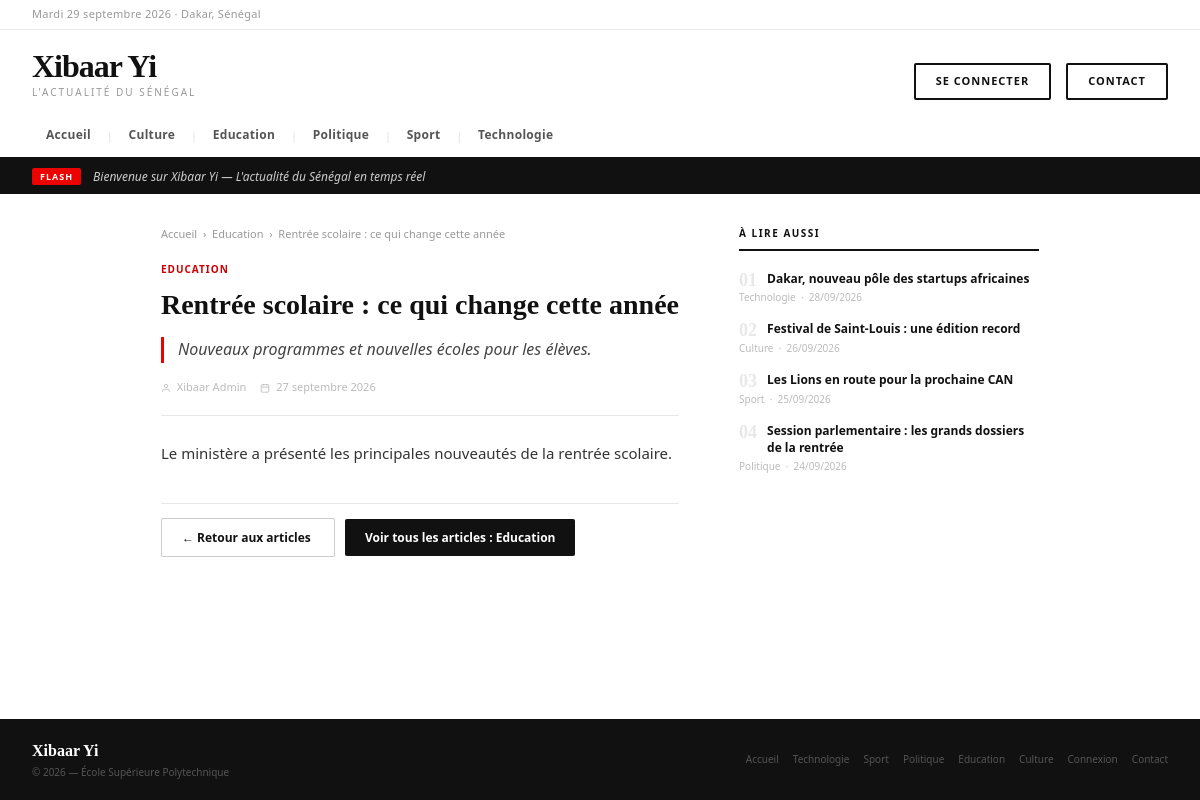
The app's page /article.php?id=4 with its own data.
### tables this page shows
CREATE TABLE IF NOT EXISTS categories (
    id  INT AUTO_INCREMENT PRIMARY KEY,
    nom VARCHAR(100) NOT NULL UNIQUE
);

CREATE TABLE IF NOT EXISTS articles (
    id                 INT AUTO_INCREMENT PRIMARY KEY,
    titre              VARCHAR(255) NOT NULL,
    description_courte TEXT NOT NULL,
    contenu            LONGTEXT NOT NULL,
    image              VARCHAR(255) DEFAULT '',
    date_publication   DATETIME NOT NULL DEFAULT CURRENT_TIMESTAMP,
    id_categorie       INT NOT NULL,
    id_auteur          INT NOT NULL,
    FOREIGN KEY (id_categorie) REFERENCES categories(id) ON DELETE CASCADE,
    FOREIGN KEY (id_auteur)    REFERENCES utilisateurs(id) ON DELETE CASCADE
);

### includes/config.php (called while the page is built, shortened)
<?php
function url($chemin = '')
{
    return BASE_URL . '/' . ltrim($chemin, '/');
}

### public/article.php (the view, shortened to what this page needs)
<?php
require_once __DIR__ . '/../includes/auth.php';
$id_article = isset($_GET['id']) ? intval($_GET['id']) : 0;
$sql = "SELECT articles.id,
               articles.titre,
               articles.contenu,
               articles.description_courte,
               articles.date_publication,
               categories.nom AS categorie_nom,
               CONCAT(u.prenom, ' ', u.nom) AS auteur_nom
        FROM articles
        JOIN categories ON articles.id_categorie = categories.id
        JOIN utilisateurs u ON articles.id_auteur = u.id
        WHERE articles.id = :id_article
        LIMIT 1";
$stmt = $pdo->prepare($sql);
$stmt->bindValue(':id_article', $id_article, PDO::PARAM_INT);
$stmt->execute();
$article = $stmt->fetch(PDO::FETCH_ASSOC);
$sql_recents = "SELECT articles.id,
                       articles.titre,
                       articles.date_publication,
                       categories.nom AS categorie_nom
                FROM articles
                JOIN categories ON articles.id_categorie = categories.id
                WHERE articles.id != :id_actuel
                ORDER BY articles.date_publication DESC
                LIMIT 4";
$stmt_recents = $pdo->prepare($sql_recents);
$stmt_recents->bindValue(':id_actuel', $id_article, PDO::PARAM_INT);
$stmt_recents->execute();
$articles_recents = $stmt_recents->fetchAll(PDO::FETCH_ASSOC);
?>
<?php
include __DIR__ . '/../includes/entete.php';
?>
<div style="max-width: 1400px; margin: 0 auto; padding: 32px;
            display: grid; grid-template-columns: 1fr 300px; gap: 60px;">
    <div>
        <div style="font-size: 11px; color: #999; margin-bottom: 20px;">
            <a href="<?= url('index.php') ?>" style="color: #999; text-decoration: none;">
                Accueil
            </a>
            &nbsp;›&nbsp;
            <a href="<?= url('index.php') ?>?categorie=<?php echo urlencode($article['categorie_nom']); ?>"
               style="color: #999; text-decoration: none;">
                <?php echo htmlspecialchars($article['categorie_nom'], ENT_QUOTES, 'UTF-8'); ?>
            </a>
            &nbsp;›&nbsp;
            <span>
                <?php
                $titre_court = htmlspecialchars($article['titre'], ENT_QUOTES, 'UTF-8');
                echo (strlen($titre_court) > 50) ? substr($titre_court, 0, 50) . '...' : $titre_court;
                ?>
            </span>
        </div>
        <div class="hero-kicker">
            <?php echo htmlspecialchars($article['categorie_nom'], ENT_QUOTES, 'UTF-8'); ?>
        </div>
        <h1 style="font-family: Georgia, serif; font-size: 28px; font-weight: 700;
                   color: #111; line-height: 1.3; margin: 10px 0 14px;">
            <?php echo htmlspecialchars($article['titre'], ENT_QUOTES, 'UTF-8'); ?>
        </h1>
        <p style="font-size: 16px; color: #444; font-style: italic;
                  line-height: 1.6; margin-bottom: 16px; border-left: 3px solid #e00;
                  padding-left: 14px;">
            <?php echo htmlspecialchars($article['description_courte'], ENT_QUOTES, 'UTF-8'); ?>
        </p>
        <div class="hero-meta" style="margin-bottom: 24px; padding-bottom: 20px;
                                      border-bottom: 1px solid #e8e8e8;">
            <span>
                <svg width="12" height="12" viewBox="0 0 24 24" fill="none"
                     stroke="currentColor" stroke-width="2">
                    <path d="M20 21v-2a4 4 0 00-4-4H8a4 4 0 00-4 4v2"/>
                    <circle cx="12" cy="7" r="4"/>
                </svg>
                <?php echo htmlspecialchars($article['auteur_nom'], ENT_QUOTES, 'UTF-8'); ?>
            </span>
            <span>
                <svg width="12" height="12" viewBox="0 0 24 24" fill="none"
                     stroke="currentColor" stroke-width="2">
                    <rect x="3" y="4" width="18" height="18" rx="2"/>
                    <path d="M16 2v4M8 2v4M3 10h18"/>
                </svg>
                <?php
                $mois_fr = [
                    1 => 'janvier', 2 => 'février',   3 => 'mars',
                    4 => 'avril',   5 => 'mai',        6 => 'juin',
                    7 => 'juillet', 8 => 'août',       9 => 'septembre',
                    10 => 'octobre', 11 => 'novembre', 12 => 'décembre'
                ];
                $timestamp = strtotime($article['date_publication']);
                $jour  = date('j', $timestamp);
                $mois  = intval(date('n', $timestamp));
                $annee = date('Y', $timestamp);
                echo $jour . ' ' . $mois_fr[$mois] . ' ' . $annee;
                ?>
            </span>
        </div>
        <div style="font-size: 15px; color: #333; line-height: 1.8;">
            <?php
            echo nl2br(htmlspecialchars($article['contenu'], ENT_QUOTES, 'UTF-8'));
            ?>
        </div>
        <div style="margin-top: 36px; padding-top: 20px; border-top: 1px solid #e8e8e8;">
            <a href="<?= url('index.php') ?>"
               style="background: #fff; color: #111; font-size: 12px; font-weight: 600;
                      padding: 10px 20px; border: 1px solid #ccc; border-radius: 2px;
                      text-decoration: none;">
                ← Retour aux articles
            </a>
            <a href="<?= url('index.php') ?>?categorie=<?php echo urlencode($article['categorie_nom']); ?>"
               style="margin-left: 10px; background: #111; color: #fff; font-size: 12px;
                      font-weight: 600; padding: 10px 20px; border-radius: 2px;
                      text-decoration: none;">
                Voir tous les articles :
                <?php echo htmlspecialchars($article['categorie_nom'], ENT_QUOTES, 'UTF-8'); ?>
            </a>
        </div>
    </div>
    <div>
        <div class="sidebar-section">
            <div class="sb-title">À lire aussi</div>
            <?php
            if (count($articles_recents) > 0) :
                $compteur = 1;
                foreach ($articles_recents as $recent) :
            ?>
                <a href="<?= url('article.php') ?>?id=<?php echo intval($recent['id']); ?>"
                   style="text-decoration: none; color: inherit;">
                    <div class="sb-item">
                        <div class="sb-num"><?php echo sprintf('%02d', $compteur); ?></div>
                        <div class="sb-item-title">
                            <?php echo htmlspecialchars($recent['titre'], ENT_QUOTES, 'UTF-8'); ?>
                        </div>
                        <div class="sb-item-cat">
                            <?php echo htmlspecialchars($recent['categorie_nom'], ENT_QUOTES, 'UTF-8'); ?>
                            &nbsp;·&nbsp;
                            <?php echo date('d/m/Y', strtotime($recent['date_publication'])); ?>
                        </div>
                    </div>
                </a>
                <?php
                $compteur++;
                endforeach;
            else :
            ?>
                <p style="font-size: 12px; color: #999;">Aucun autre article disponible.</p>
            <?php endif; ?>
        </div>
    </div>
</div>
<?php
include __DIR__ . '/../includes/pied.php';
?>

### includes/entete.php (shortened to what this page needs)
<?php
require_once __DIR__ . '/config.php';
?>
<!DOCTYPE html>
<html lang="fr">
<head>
    <link rel="stylesheet" href="<?= url('assets/css/style.css') ?>">
</head>
<body>
<div class="site">
    <div class="topbar">
        <div class="topbar-date">
            <?php
            $jours_fr = ['Monday'=>'Lundi','Tuesday'=>'Mardi','Wednesday'=>'Mercredi','Thursday'=>'Jeudi','Friday'=>'Vendredi','Saturday'=>'Samedi','Sunday'=>'Dimanche'];
            $mois_fr = ['January'=>'janvier','February'=>'février','March'=>'mars','April'=>'avril','May'=>'mai','June'=>'juin','July'=>'juillet','August'=>'août','September'=>'septembre','October'=>'octobre','November'=>'novembre','December'=>'décembre'];
            $nom_jour = $jours_fr[date('l')] ?? date('l');
            $nom_mois = $mois_fr[date('F')]  ?? date('F');
            echo $nom_jour . ' ' . date('j') . ' ' . $nom_mois . ' ' . date('Y') . ' · Dakar, Sénégal';
            ?>
        </div>
    </div>
    <div class="header">
        <div class="header-main">
            <a href="<?= url('index.php') ?>" style="text-decoration:none;">
                <div class="logo-wordmark">Xibaar Yi</div>
                <div class="logo-tagline">L'actualité du Sénégal</div>
            </a>
            <div class="header-actions">
                <?php if (isset($_SESSION['user_role'])) : ?>
                    <span style="font-size:11px; color:#555;">
                        <?php echo htmlspecialchars($_SESSION['user_login'], ENT_QUOTES, 'UTF-8'); ?>
                    </span>
                    <a href="<?= url('deconnexion.php') ?>" class="btn-cnx">Se déconnecter</a>
                <?php else : ?>
                    <a href="<?= url('connexion.php') ?>" class="btn-cnx">Se connecter</a>
                <?php endif; ?>
                <div class="header-actions">
                    <a href="<?= url('contact.php') ?>" class="btn-cnx">Contact</a>
                </div>
            </div>
        </div>
        <nav class="nav-cats">
            <?php $active_all = (basename($_SERVER['SCRIPT_NAME'] ?? '') === 'index.php' && empty($_GET['categorie'])) ? 'active' : ''; ?>
            <a href="<?= url('index.php') ?>" class="<?php echo $active_all; ?>">Accueil</a>
            <?php
            if (isset($pdo)) {
                $stmt_nav = $pdo->query("SELECT id, nom FROM categories ORDER BY nom ASC");
                while ($cat = $stmt_nav->fetch(PDO::FETCH_ASSOC)) {
                    $nom = $cat['nom'];
                    $is_active = (isset($_GET['categorie']) && $_GET['categorie'] === $nom) ? 'active' : '';
                    echo '<span class="sep">|</span>';
                    echo '<a href="' . url('index.php') . '?categorie=' . urlencode($nom) . '" class="' . $is_active . '">';
                    echo htmlspecialchars($nom);
                    echo '</a>';
                }
            }
            ?>
        </nav>
    </div>
    <div class="ticker">
        <div class="ticker-label">FLASH</div>
        <div class="ticker-text">Bienvenue sur Xibaar Yi — L'actualité du Sénégal en temps réel</div>
    </div>

### public/assets/css/style.css (style rules this page uses)
* { margin: 0; padding: 0; box-sizing: border-box; }
body { font-family: 'Segoe UI', system-ui, sans-serif; background: #fff; color: #111; font-size: 16px; line-height: 1.5; }
a { color: inherit; text-decoration: none; }
.site { background: #fff; overflow: hidden; }
.topbar { background: #fff; border-bottom: 1px solid #e8e8e8; padding: 6px 32px; display: flex; align-items: center; justify-content: space-between; }
.topbar-date { font-size: 11px; color: #999; letter-spacing: 0.3px; }
.header { background: #fff; padding: 20px 32px 0; border-bottom: 3px solid #111; }
.header-main { display: flex; align-items: flex-end; justify-content: space-between; padding-bottom: 14px; }
.logo-wordmark { font-family: Georgia, serif; font-size: 32px; font-weight: 700; color: #111; letter-spacing: -1px; line-height: 1; }
.logo-tagline { font-size: 10px; color: #999; letter-spacing: 2px; text-transform: uppercase; margin-top: 3px; }
.header-actions { display: flex; align-items: center; gap: 15px; }
.nav-cats { display: flex; align-items: center; overflow-x: auto; padding-top: 2px; gap: 0; }
.nav-cats a { font-size: 12px; font-weight: 600; color: #555; padding: 10px 14px; text-decoration: none; border-bottom: 3px solid transparent; white-space: nowrap; letter-spacing: 0.3px; transition: color 0.15s; }
.nav-cats .sep { color: #ddd; padding: 0 2px; font-size: 10px; }
.ticker { background: #111; padding: 8px 32px; display: flex; align-items: center; gap: 12px; }
.ticker-label { background: #e00; color: #fff; font-size: 9px; font-weight: 700; padding: 2px 8px; border-radius: 2px; letter-spacing: 1px; flex-shrink: 0; }
.ticker-text { font-size: 12px; color: #ccc; font-style: italic; }
.hero-kicker { font-size: 10px; font-weight: 700; color: #cc0000; text-transform: uppercase; letter-spacing: 1px; margin-bottom: 6px; }
.hero-meta { font-size: 11px; color: #bbb; display: flex; gap: 14px; align-items: center; }
.hero-meta svg { width: 10px; height: 10px; vertical-align: middle; margin-right: 3px; }
.sidebar-section { margin-bottom: 20px; padding-bottom: 20px; border-bottom: 1px solid #eee; }
.sidebar-section:last-child { border-bottom: none; }
.sb-title { font-size: 10px; font-weight: 700; color: #111; text-transform: uppercase; letter-spacing: 1.5px; padding-bottom: 8px; border-bottom: 2px solid #111; margin-bottom: 12px; }
.sb-item { padding: 8px 0; border-bottom: 0.5px solid #f0f0f0; cursor: pointer; overflow: hidden; }
.sb-item:last-child { border-bottom: none; }
.sb-num { font-family: Georgia, serif; font-size: 18px; font-weight: 700; color: #e8e8e8; float: left; margin-right: 10px; line-height: 1; }
.sb-item-title { font-size: 12px; font-weight: 600; color: #111; line-height: 1.4; overflow: hidden; }
.sb-item-cat { font-size: 10px; color: #bbb; margin-top: 3px; overflow: hidden; }
.btn-cnx { background: #fff; color: #111; font-size: 11px; font-weight: 600; padding: 8px 18px; border-radius: 2px; border: 1px solid #ccc; letter-spacing: 0.5px; cursor: pointer; transition: border-color 0.15s; }
body { min-height: 100vh; display: flex; flex-direction: column; }
.site { flex: 1; display: flex; flex-direction: column; }
.btn-cnx { display: inline-block; padding: 8px 20px; font-size: 11px; font-weight: 700; text-transform: uppercase; letter-spacing: 1px; border: 2px solid #111; background-color: #fff; color: #111; text-decoration: none; cursor: pointer; transition: all 0.3s ease; }

### records on screen
categories: nom "Culture"
categories: nom "Education"
categories: nom "Politique"
categories: nom "Sport"
categories: nom "Technologie"
articles: id_categorie.nom "Education", titre "Rentrée scolaire : ce qui change cette année", id_categorie.nom "EDUCATION", description_courte "Nouveaux programmes et nouvelles écoles pour les élèves.", date_publication "27", date_publication "septembre", date_publication "2026", contenu "Le ministère a présenté les principales nouveautés de la rentrée scolaire."
articles: titre "Dakar, nouveau pôle des startups africaines", id_categorie.nom "Technologie", date_publication "28/09/2026"
articles: titre "Festival de Saint-Louis : une édition record", id_categorie.nom "Culture", date_publication "26/09/2026"
articles: titre "Les Lions en route pour la prochaine CAN", id_categorie.nom "Sport", date_publication "25/09/2026"
articles: titre "Session parlementaire : les grands dossiers de la rentrée", id_categorie.nom "Politique", date_publication "24/09/2026"

### other values on screen
$article['auteur_nom'] "Xibaar Admin"
